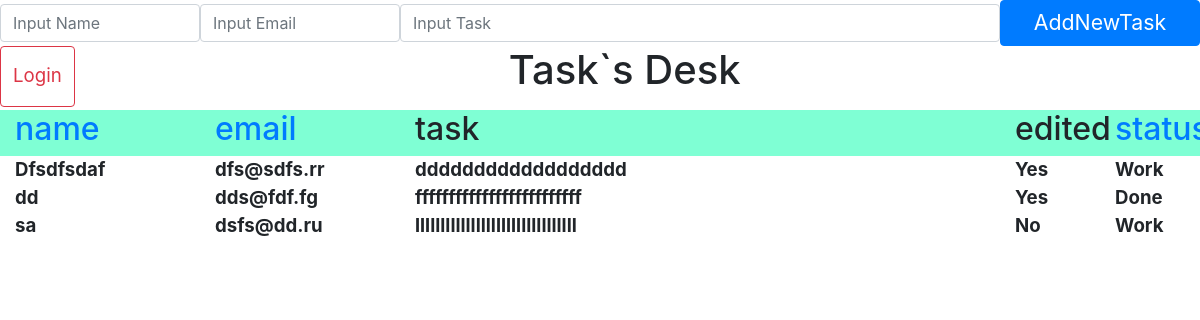
The app's page /, older data.
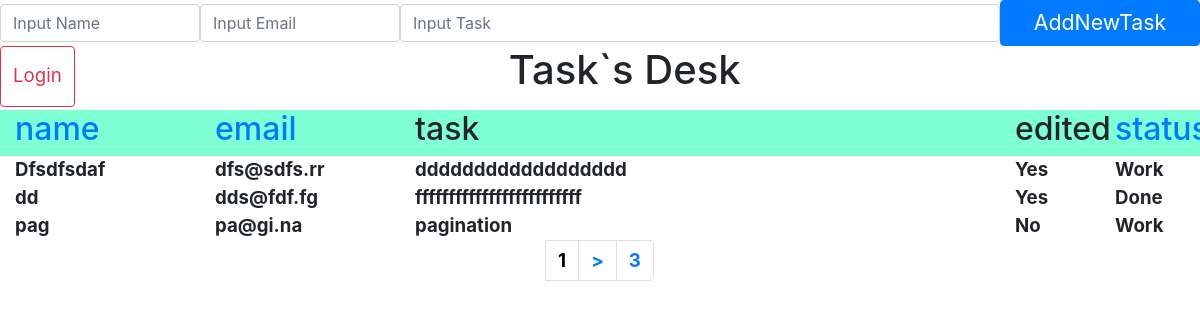
The same page, newer data.
### tables this page shows
CREATE TABLE tasks (
            id INTEGER PRIMARY KEY, name TEXT NOT NULL, 
            email TEXT NOT NULL, task TEXT NOT NULL, edited TEXT NOT NULL, stat TEXT NOT NULL);

### View.php (called while the page is built, shortened)
<?php
class View
{
    private $model;
    public function __construct($controller,$model) {
        $this->model = $model;
    }
    public function output(){
        $data = $this->model->string;
        $lastPage = $this->model->lastPage;
        $currentPage = $this->model->currentPage;
        require_once($this->model->template);
    }
}

### Controller.php (called while the page is built, shortened)
<?php
require_once('Model.php');
require_once('View.php');
class Controller
{
    public function index($p){
        $model = new Model($p, $this->currtype(), $this->currname());
        $model->template = 'views/main.php';
        $controller = new Controller($model);
        $view = new View($controller, $model);
        $view->output();
    }
    public function currname(){
        if (isset($_SESSION['nameSort']) == false) $n = 'name';
        else $n = $_SESSION['nameSort'];
        return $n;
    }
    public function currtype(){
        if (isset($_SESSION['sortType']) == false) $t = 'ASC';
        else $t = $_SESSION['sortType'];
        return $t;
    }
}
?>

### Model.php (called while the page is built, shortened)
<?php
class Model
{
    public function __construct($page, $sT, $sF){
        $db = $this->loadDB();
        $this->string = $db->query('SELECT * FROM tasks')->fetchAll();
        $this->Count = count($this->string);
        $this->lastPage = ceil($this->Count/3);
        $this->currentPage = $page;
        if ($this->currentPage == $this->lastPage){
            $offset = $this->Count - ($this->currentPage - 1) * 3;
        } else $offset = 3;
        $start = ceil($page)*3 - 3;
        $x = "SELECT * FROM tasks ORDER BY $sF $sT LIMIT $start, $offset";
        $this->string = $db->query($x)->fetchAll();
    }
    public function loadDB(){
        $db = new PDO('sqlite:./mysqlite.sqlite');
        $db->exec('CREATE TABLE IF NOT EXISTS tasks (
            id INTEGER PRIMARY KEY, name TEXT NOT NULL,
            email TEXT NOT NULL, task TEXT NOT NULL, edited TEXT NOT NULL, stat TEXT NOT NULL)');
        return $db;
    }
}

### views/main.php (the view, shortened to what this page needs)
<!DOCTYPE html>
<html lang="en">
<head>
    <link rel="stylesheet" href="https://stackpath.bootstrapcdn.com/bootstrap/4.3.1/css/bootstrap.min.css">
</head>
<body>
    <form action="add" class="form-inline" method="POST">
        <input type="text" name="name" placeholder="Input Name" class="form-control col-md-2">
        <input type="text" name="email" placeholder="Input Email" class="form-control col-md-2">
        <input type="text" name="task" placeholder="Input Task" class="form-control col-md-6">
        <button type="submit" class="btn btn-primary col-md-2">AddNewTask</button>
    </form>
    <div class="container-fluid">
        <div class="row">
            <a href="/login" class="btn btn-outline-danger autoriz btn-md">Login</a>
            <h1 class="col-md-11">Task`s Desk</h1>
        </div>
        <div class="row head">
            <div class="col-md-2"><a href="/sort/name"><h2>name</h2></a></div>
            <div class="col-md-2"><a href="/sort/email"><h2>email</h2></a></div>
            <div class="col-md-6"><h2>task</h2></div>
            <div class="col-md-1"><h2>edited</h2></div>
            <div class="col-md-1"><a href="/sort/stat"><h2>status</h2></a></div>
        </div>
        <?php if ($data){
            foreach($data as $str){
                echo '<div class="row">';
                echo '<div class="col-md-2">'.$str[1].'</div>';
                echo '<div class="col-md-2">'.$str[2].'</div>';
                echo '<div class="col-md-6">'.$str[3].'</div>';
                echo '<div class="col-md-1">'.$str[4].'</div>';
                echo '<div class="col-md-1">'.$str[5].'</div>';
                echo '</div>';
            }
        }
        echo '<nav aria-label="Статьи по Bootstrap 4">';
            echo '<ul class="pagination justify-content-center">';
                echo '<li class="page-item">'.(($lastPage == 1)?(" "):('<a class="page-link" href="/page/'.$currentPage.'" style="color:black;">'.$currentPage.'</a>')).'</li>';
                echo '<li class="page-item">'.(($lastPage == 1 || $lastPage == $currentPage)?(" "):('<a class="page-link" href="/page/'.($currentPage + 1).'">></a>')).'</li>';
                echo '<li class="page-item">'.(($lastPage == 1 || $lastPage == $currentPage)?(" "):('<a class="page-link" href="/page/'.$lastPage.'">'.$lastPage.'</a>')).'</li>';
            echo '</ul>';
        echo '</nav>';
        ?>
    </div>
</body>
</html>

Row changes from the older to the newer data that the page shows:
removed tasks: name "sa", email "dsfs@dd.ru", task "llllllllllllllllllllllllllllllll", edited "No", stat "Work"
added tasks: name "pag", email "pa@gi.na", task "pagination", edited "No", stat "Work"
Text that changed along with them:
$currentPage: (not shown) → "1"
$lastPage: (not shown) → "3"
